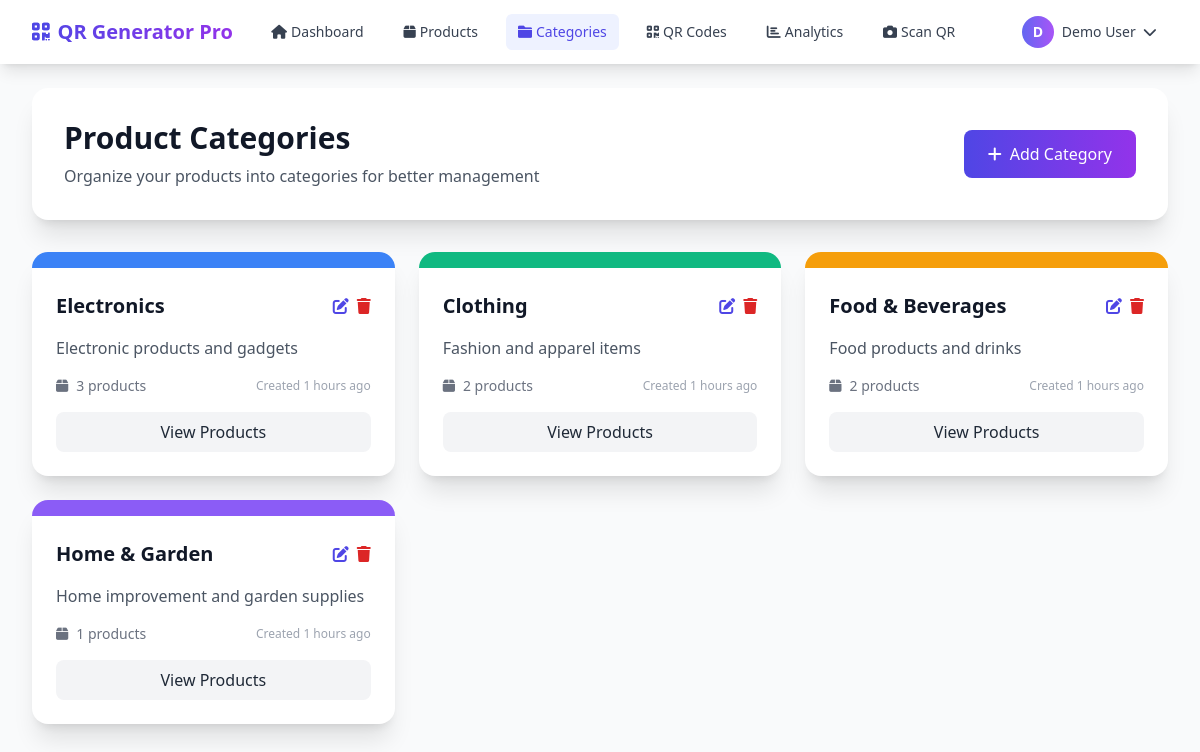
/categories.php (signed in), run on the app's committed database.
### tables this page shows
CREATE TABLE categories (
    id INT AUTO_INCREMENT PRIMARY KEY,
    user_id INT NOT NULL,
    name VARCHAR(100) NOT NULL,
    description TEXT,
    color VARCHAR(7) DEFAULT '#3B82F6',
    created_at TIMESTAMP DEFAULT CURRENT_TIMESTAMP,
    updated_at TIMESTAMP DEFAULT CURRENT_TIMESTAMP ON UPDATE CURRENT_TIMESTAMP,
    FOREIGN KEY (user_id) REFERENCES users(id) ON DELETE CASCADE
);

### includes/functions.php (called while the page is built, shortened)
<?php
function timeAgo($datetime) {
    $time = time() - strtotime($datetime);
    if ($time < 86400) return floor($time/3600) . ' hours ago';
    return floor($time/31536000) . ' years ago';
}
?>

### categories.php (the view, shortened to what this page needs)
<?php
require_once 'config/session.php';
require_once 'includes/functions.php';
$database = new Database();
$db = $database->getConnection();
$user_id = getUserId();
$categories_query = "SELECT c.*, COUNT(p.id) as product_count
                     FROM categories c
                     LEFT JOIN products p ON c.id = p.category_id
                     WHERE c.user_id = ?
                     GROUP BY c.id
                     ORDER BY c.created_at DESC";
$categories_stmt = $db->prepare($categories_query);
$categories_stmt->execute([$user_id]);
$categories = $categories_stmt->fetchAll(PDO::FETCH_ASSOC);
?>
<!DOCTYPE html>
<html lang="en">
<head>
    <script src="https://cdn.tailwindcss.com"></script>
    <link href="https://cdnjs.cloudflare.com/ajax/libs/font-awesome/6.0.0/css/all.min.css" rel="stylesheet">
</head>
<body class="bg-gray-50">
    <?php require_once 'includes/navigation.php'; ?>
    <div class="max-w-7xl mx-auto py-6 sm:px-6 lg:px-8">
        <div class="bg-white shadow-xl rounded-2xl p-8 mb-8">
            <div class="flex items-center justify-between">
                <div>
                    <h1 class="text-3xl font-bold text-gray-900">Product Categories</h1>
                    <p class="text-gray-600 mt-2">Organize your products into categories for better management</p>
                </div>
                <button onclick="openCreateModal()" class="bg-gradient-to-r from-indigo-600 to-purple-600 hover:from-indigo-700 hover:to-purple-700 text-white px-6 py-3 rounded-lg font-medium transition-all transform hover:scale-105">
                    <i class="fas fa-plus mr-2"></i>Add Category
                </button>
            </div>
        </div>
        <?php if (empty($categories)): ?>
            <div class="bg-white shadow-xl rounded-2xl p-12 text-center">
                <i class="fas fa-folder-open text-6xl text-gray-300 mb-4"></i>
                <h3 class="text-xl font-medium text-gray-900 mb-2">No categories yet</h3>
                <p class="text-gray-500 mb-6">Create your first category to start organizing your products</p>
                <button onclick="openCreateModal()" class="bg-gradient-to-r from-indigo-600 to-purple-600 hover:from-indigo-700 hover:to-purple-700 text-white px-6 py-3 rounded-lg font-medium transition-all">
                    <i class="fas fa-plus mr-2"></i>Create Category
                </button>
            </div>
        <?php else: ?>
            <div class="grid grid-cols-1 md:grid-cols-2 lg:grid-cols-3 gap-6">
                <?php foreach ($categories as $category): ?>
                    <div class="bg-white shadow-xl rounded-2xl overflow-hidden hover:shadow-2xl transition-shadow">
                        <div class="h-4" style="background-color: <?php echo htmlspecialchars($category['color']); ?>"></div>
                        <div class="p-6">
                            <div class="flex items-center justify-between mb-4">
                                <h3 class="text-xl font-bold text-gray-900"><?php echo htmlspecialchars($category['name']); ?></h3>
                                <div class="flex items-center space-x-2">
                                    <button onclick="openEditModal(<?php echo htmlspecialchars(json_encode($category)); ?>)" class="text-indigo-600 hover:text-indigo-800">
                                        <i class="fas fa-edit"></i>
                                    </button>
                                    <button onclick="confirmDelete(<?php echo $category['id']; ?>, '<?php echo htmlspecialchars($category['name']); ?>')" class="text-red-600 hover:text-red-800">
                                        <i class="fas fa-trash"></i>
                                    </button>
                                </div>
                            </div>
                            <?php if ($category['description']): ?>
                                <p class="text-gray-600 mb-4"><?php echo htmlspecialchars($category['description']); ?></p>
                            <?php endif; ?>
                            <div class="flex items-center justify-between">
                                <div class="flex items-center text-sm text-gray-500">
                                    <i class="fas fa-box mr-2"></i>
                                    <?php echo $category['product_count']; ?> products
                                </div>
                                <div class="text-xs text-gray-400">
                                    Created <?php echo timeAgo($category['created_at']); ?>
                                </div>
                            </div>
                            <div class="mt-4">
                                <a href="products.php?category=<?php echo $category['id']; ?>" class="w-full bg-gray-100 hover:bg-gray-200 text-gray-800 py-2 px-4 rounded-lg text-center block transition-colors">
                                    View Products
                                </a>
                            </div>
                        </div>
                    </div>
                <?php endforeach; ?>
            </div>
        <?php endif; ?>
    </div>
</body>
</html>

### data on the page
categories: name "Electronics", description "Electronic products and gadgets", product_count "3", created_at "1 hours ago"
categories: name "Clothing", description "Fashion and apparel items", product_count "2", created_at "1 hours ago"
categories: name "Food & Beverages", description "Food products and drinks", product_count "2", created_at "1 hours ago"
categories: name "Home & Garden", description "Home improvement and garden supplies", product_count "1", created_at "1 hours ago"

### other printed values
$item['label'] "Dashboard"
$item['label'] "Products"
$item['label'] "Categories"
$item['label'] "QR Codes"
$item['label'] "Analytics"
$item['label'] "Scan QR"
$initials "D"
$user_name "Demo User"
